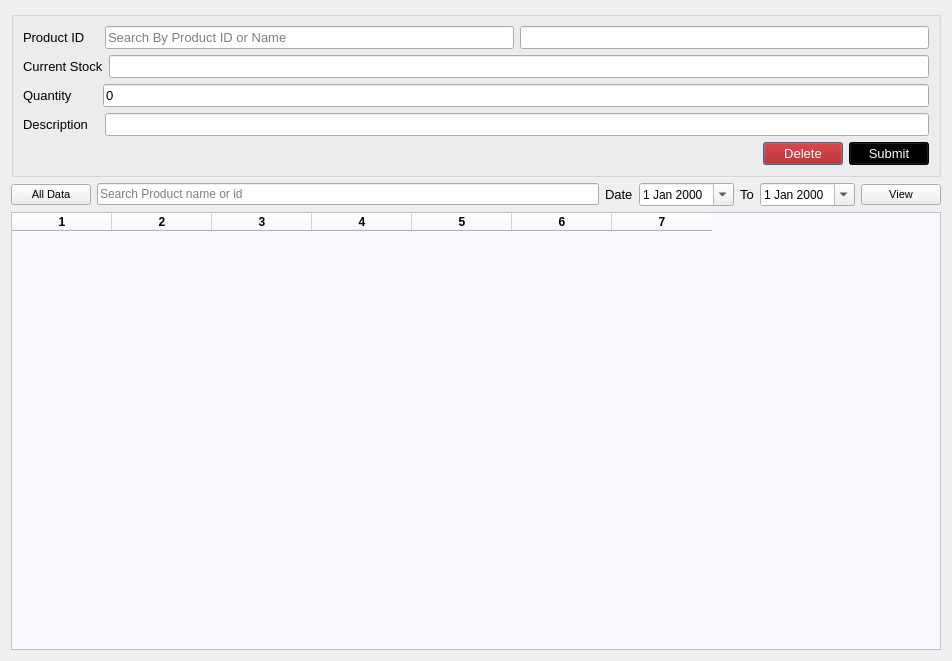
<?xml version="1.0" encoding="UTF-8"?>
<ui version="4.0">
 <class>Dialog</class>
 <widget class="QDialog" name="Dialog">
  <property name="windowModality">
   <enum>Qt::ApplicationModal</enum>
  </property>
  <property name="geometry">
   <rect>
    <x>0</x>
    <y>0</y>
    <width>952</width>
    <height>661</height>
   </rect>
  </property>
  <property name="windowTitle">
   <string>Dialog</string>
  </property>
  <layout class="QGridLayout" name="gridLayout_4">
   <item row="0" column="0">
    <widget class="QGroupBox" name="groupBox">
     <property name="title">
      <string/>
     </property>
     <layout class="QGridLayout" name="gridLayout_2">
      <item row="0" column="0">
       <layout class="QGridLayout" name="gridLayout">
        <item row="1" column="0" colspan="2">
         <layout class="QHBoxLayout" name="horizontalLayout_5">
          <item>
           <widget class="QLabel" name="label_5">
            <property name="font">
             <font>
              <pointsize>10</pointsize>
             </font>
            </property>
            <property name="text">
             <string>Current Stock</string>
            </property>
           </widget>
          </item>
          <item>
           <widget class="QLineEdit" name="stock">
            <property name="font">
             <font>
              <pointsize>10</pointsize>
             </font>
            </property>
            <property name="text">
             <string/>
            </property>
            <property name="readOnly">
             <bool>true</bool>
            </property>
           </widget>
          </item>
         </layout>
        </item>
        <item row="0" column="0" colspan="2">
         <layout class="QHBoxLayout" name="horizontalLayout_4">
          <item>
           <widget class="QLabel" name="label_4">
            <property name="font">
             <font>
              <pointsize>10</pointsize>
             </font>
            </property>
            <property name="text">
             <string>Product ID    </string>
            </property>
           </widget>
          </item>
          <item>
           <widget class="QLineEdit" name="searchv">
            <property name="font">
             <font>
              <pointsize>10</pointsize>
             </font>
            </property>
            <property name="placeholderText">
             <string>Search By Product ID or Name</string>
            </property>
           </widget>
          </item>
          <item>
           <widget class="QLineEdit" name="name">
            <property name="font">
             <font>
              <pointsize>10</pointsize>
             </font>
            </property>
            <property name="readOnly">
             <bool>true</bool>
            </property>
           </widget>
          </item>
         </layout>
        </item>
        <item row="2" column="0" colspan="2">
         <layout class="QHBoxLayout" name="horizontalLayout">
          <item>
           <widget class="QLabel" name="label">
            <property name="font">
             <font>
              <pointsize>10</pointsize>
             </font>
            </property>
            <property name="text">
             <string>Quantity       </string>
            </property>
           </widget>
          </item>
          <item>
           <widget class="QLineEdit" name="qtn">
            <property name="font">
             <font>
              <pointsize>10</pointsize>
             </font>
            </property>
            <property name="text">
             <string>0</string>
            </property>
           </widget>
          </item>
         </layout>
        </item>
        <item row="3" column="0" colspan="2">
         <layout class="QHBoxLayout" name="horizontalLayout_2">
          <item>
           <widget class="QLabel" name="label_2">
            <property name="font">
             <font>
              <pointsize>10</pointsize>
             </font>
            </property>
            <property name="text">
             <string>Description   </string>
            </property>
           </widget>
          </item>
          <item>
           <widget class="QLineEdit" name="des">
            <property name="font">
             <font>
              <pointsize>10</pointsize>
             </font>
            </property>
           </widget>
          </item>
         </layout>
        </item>
        <item row="4" column="0">
         <spacer name="horizontalSpacer">
          <property name="orientation">
           <enum>Qt::Horizontal</enum>
          </property>
          <property name="sizeHint" stdset="0">
           <size>
            <width>40</width>
            <height>20</height>
           </size>
          </property>
         </spacer>
        </item>
        <item row="4" column="1">
         <layout class="QHBoxLayout" name="horizontalLayout_6">
          <item>
           <widget class="QPushButton" name="deleteb">
            <property name="font">
             <font>
              <pointsize>10</pointsize>
             </font>
            </property>
            <property name="styleSheet">
             <string notr="true">background-color: rgb(170, 0, 0);
color: rgb(255, 255, 255);</string>
            </property>
            <property name="text">
             <string>Delete</string>
            </property>
           </widget>
          </item>
          <item>
           <widget class="QPushButton" name="addb">
            <property name="font">
             <font>
              <pointsize>10</pointsize>
             </font>
            </property>
            <property name="styleSheet">
             <string notr="true">background-color: rgb(0, 0, 0);
color: rgb(255, 255, 255);</string>
            </property>
            <property name="text">
             <string>Submit</string>
            </property>
           </widget>
          </item>
         </layout>
        </item>
       </layout>
      </item>
     </layout>
    </widget>
   </item>
   <item row="1" column="0">
    <layout class="QGridLayout" name="gridLayout_3">
     <item row="0" column="0">
      <layout class="QHBoxLayout" name="horizontalLayout_3">
       <item>
        <layout class="QHBoxLayout" name="horizontalLayout_7">
         <item>
          <widget class="QPushButton" name="allb">
           <property name="font">
            <font>
             <pointsize>8</pointsize>
            </font>
           </property>
           <property name="text">
            <string>All Data</string>
           </property>
          </widget>
         </item>
         <item>
          <widget class="QLineEdit" name="searchv_2">
           <property name="font">
            <font>
             <pointsize>9</pointsize>
            </font>
           </property>
           <property name="placeholderText">
            <string>Search Product name or id</string>
           </property>
          </widget>
         </item>
         <item>
          <widget class="QLabel" name="label_3">
           <property name="font">
            <font>
             <pointsize>10</pointsize>
            </font>
           </property>
           <property name="text">
            <string>Date</string>
           </property>
          </widget>
         </item>
         <item>
          <widget class="QDateEdit" name="fromd">
           <property name="font">
            <font>
             <pointsize>9</pointsize>
            </font>
           </property>
           <property name="calendarPopup">
            <bool>true</bool>
           </property>
          </widget>
         </item>
         <item>
          <widget class="QLabel" name="label_6">
           <property name="font">
            <font>
             <pointsize>10</pointsize>
            </font>
           </property>
           <property name="text">
            <string>To</string>
           </property>
          </widget>
         </item>
         <item>
          <widget class="QDateEdit" name="tod">
           <property name="font">
            <font>
             <pointsize>9</pointsize>
            </font>
           </property>
           <property name="calendarPopup">
            <bool>true</bool>
           </property>
          </widget>
         </item>
         <item>
          <widget class="QPushButton" name="viewb">
           <property name="font">
            <font>
             <pointsize>8</pointsize>
            </font>
           </property>
           <property name="text">
            <string>View</string>
           </property>
          </widget>
         </item>
        </layout>
       </item>
      </layout>
     </item>
     <item row="1" column="0">
      <widget class="QTableWidget" name="tableWidget">
       <property name="font">
        <font>
         <weight>75</weight>
         <bold>true</bold>
        </font>
       </property>
       <property name="styleSheet">
        <string notr="true">background-color: rgb(251, 249, 255);
</string>
       </property>
       <property name="columnCount">
        <number>7</number>
       </property>
       <column/>
       <column/>
       <column/>
       <column/>
       <column/>
       <column/>
       <column/>
      </widget>
     </item>
    </layout>
   </item>
  </layout>
 </widget>
 <resources/>
 <connections/>
</ui>
